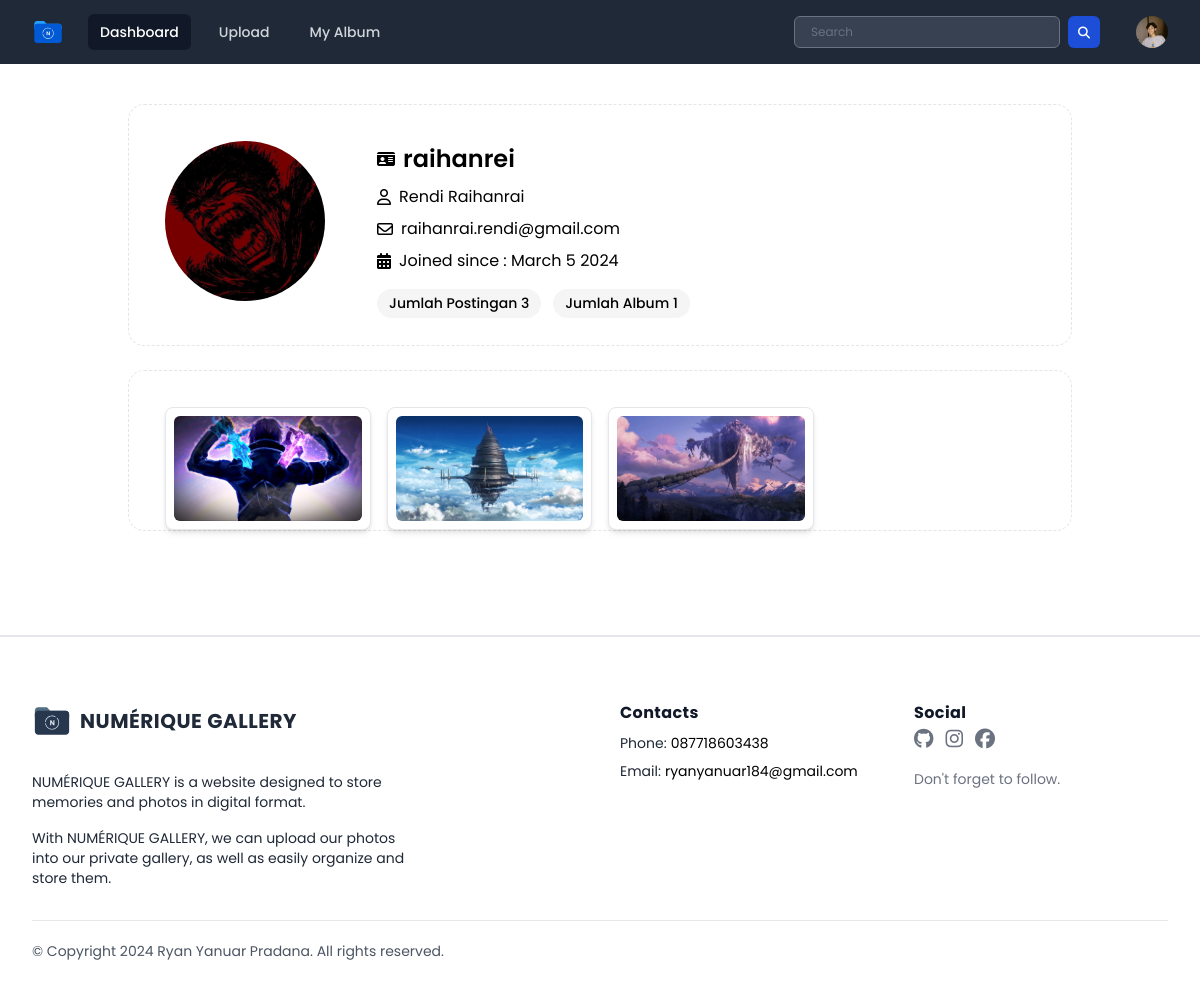
The page /public/page/user/profileUser/profile_others.php?username=raihanrei (signed in) on the database its author committed.
### tables this page shows
CREATE TABLE `users` (
  `userID` int(11) NOT NULL,
  `name` varchar(255) DEFAULT NULL,
  `username` varchar(50) NOT NULL,
  `password` varchar(255) NOT NULL,
  `email` varchar(100) NOT NULL,
  `access_level` varchar(50) DEFAULT 'user',
  `last_login` datetime DEFAULT NULL,
  `createdAt` timestamp NOT NULL DEFAULT current_timestamp(),
  `profile_photo` varchar(255) DEFAULT 'default_profile.svg'
);

CREATE TABLE `photos` (
  `photoID` int(11) NOT NULL,
  `userID` int(11) NOT NULL,
  `albumID` int(11) DEFAULT 0,
  `title` varchar(100) DEFAULT NULL,
  `description` text DEFAULT NULL,
  `image_path` varchar(255) DEFAULT NULL,
  `createdAt` timestamp NOT NULL DEFAULT current_timestamp() ON UPDATE current_timestamp(),
  `category` varchar(255) NOT NULL,
  `acces_level` varchar(255) NOT NULL
);

### public/page/user/profileUser/profile_others.php (the view, shortened to what this page needs)
<?php
include "../../../../database/koneksi.php";
$username_others = $_GET["username"];
$username = $_SESSION['username'];
$query = "SELECT * FROM users WHERE username = '$username'";
$result = mysqli_query($conn, $query);
if ($result && mysqli_num_rows($result) > 0) {
    $user = mysqli_fetch_assoc($result);
    $profile_photo = $user['profile_photo'];
}
$query_other_users = "SELECT * FROM users WHERE username = '$username_others'";
$result_other_users = mysqli_query($conn, $query_other_users);
if ($result_other_users && mysqli_num_rows($result_other_users) > 0) {
    $row = mysqli_fetch_assoc($result_other_users);
    $userID_others = $row['userID'];
    $query_postingan = "SELECT COUNT(*) AS jumlah_postingan FROM photos WHERE userID = '{$row['userID']}'";
    $result_postingan = mysqli_query($conn, $query_postingan);
    $jumlah_postingan = 0;
    if ($result_postingan && mysqli_num_rows($result_postingan) > 0) {
        $row_postingan = mysqli_fetch_assoc($result_postingan);
        $jumlah_postingan = $row_postingan['jumlah_postingan'];
    } else {
        echo "Error: " . mysqli_error($conn);
    }
    $query_album = "SELECT COUNT(*) AS jumlah_album FROM albums WHERE userID = '{$row['userID']}'";
    $result_album = mysqli_query($conn, $query_album);
    $jumlah_album = 0;
    if ($result_album && mysqli_num_rows($result_album) > 0) {
        $row_album = mysqli_fetch_assoc($result_album);
        $jumlah_album = $row_album['jumlah_album'];
    } else {
        echo "Error: " . mysqli_error($conn);
    }
} else {
    echo "Error: " . mysqli_error($conn);
}
?>
<!DOCTYPE html>
<html lang="en">
<head>
    <link rel="stylesheet" href="../../../css/output.css">
    <link rel="stylesheet" href="../../../css/style.css">
    <link rel="stylesheet" href="../../../css/all.min.css">
    <link rel="stylesheet" href="../../../css/fontawesome.min.css">
</head>
<body class="h-screen font-poppins">
    <div x-data="{ open: false, profileMenuOpen: false }">
        <nav class="bg-gray-800">
            <div class="mx-auto max-w-7xl px-2 sm:px-6 lg:px-8">
                <div class="relative flex h-16 items-center justify-between">
                    <div class="flex flex-1 items-center justify-center sm:items-stretch sm:justify-start">
                        <div class="flex flex-shrink-0 items-center">
                            <img class="h-8 w-auto" src="../../../assets/logo/logo-secondary.svg" alt="Numérique Gallery">
                        </div>
                        <div class="hidden sm:ml-6 sm:block">
                            <div class="flex space-x-4">
                                <a href="../dashboard.php" class="bg-gray-900 text-white rounded-md px-3 py-2 text-sm font-medium" aria-current="page">Dashboard</a>
                                <a href="../uploads.php" class="text-gray-300 hover:bg-gray-700 hover:text-white rounded-md px-3 py-2 text-sm font-medium">Upload</a>
                                <a href="../album.php" class="text-gray-300 hover:bg-gray-700 hover:text-white rounded-md px-3 py-2 text-sm font-medium">My Album</a>
                            </div>
                        </div>
                    </div>
                    <div class="flex items-center">
                        <form action="../result_search.php" class="flex flex-row gap-2" method="GET">
                            <div class="hidden sm:block">
                                <input type="text" name="search" placeholder="Search" class="bg-gray-700 text-white px-4 py-3 h-8 rounded-md text-xs focus:outline-none focus:shadow-outline">
                            </div>
                            <button type="submit" class="text-white hidden sm:block bg-blue-700 hover:bg-blue-800 focus:ring-4 focus:ring-blue-300 font-medium rounded-md text-sm  h-8 w-8 dark:bg-blue-600 dark:hover:bg-blue-700 focus:outline-none dark:focus:ring-blue-800"><i class="fa-solid fa-magnifying-glass text-xs mx-auto"></i></button>
                        </form>
                        <div class="absolute inset-y-0 right-0 flex items-center pr-2 sm:static sm:inset-auto sm:ml-6 sm:pr-0">
                            <div class="relative ml-3">
                                <div>
                                    <button @click="profileMenuOpen = !profileMenuOpen" type="button" class="relative flex rounded-full bg-gray-800 text-sm focus:outline-none focus:ring-2 focus:ring-white focus:ring-offset-2 focus:ring-offset-gray-800" id="user-menu-button" aria-expanded="false" aria-haspopup="true">
                                        <span class="absolute -inset-1.5"></span>
                                        <img class="h-8 w-8 rounded-full" src="../../../../database/uploads/<?= $profile_photo ?>" alt="<?= $row['username'] ?> profile photo">
                                    </button>
                                </div>
                            </div>
                        </div>
                    </div>
                </div>
            </div>
        </nav>
    </div>
    <div class="container mx-auto p-10">
        <div class="relative flex flex-col w-full min-w-0 mb-6 !important break-words border border-dashed bg-clip-border rounded-2xl border-stone-200 bg-light/30 draggable">
            <div class="px-9 pt-9 flex-auto min-h-[70px] pb-0 bg-transparent">
                <div class="flex flex-wrap mb-6 xl:flex-nowrap">
                    <div class="mb-5 mr-5">
                        <div class="relative inline-block shrink-0 w-48 rounded-2xl">
                            <img class="inline-block shrink-0 rounded-full w-[80px] h-[80px] lg:w-[160px] lg:h-[160px]" src="../../../../database/uploads/<?= $row['profile_photo'] ?>" alt="<?= $row['username'] ?> profile photo" />
                        </div>
                    </div>
                    <div class="grow">
                        <div class="flex flex-wrap items-start justify-between mb-2">
                            <div class="flex flex-col">
                                <div class="flex items-center mb-2">
                                    <i class="fa-solid fa-id-card mr-2"></i>
                                    <p class="text-secondary-inverse hover:text-primary transition-colors duration-200 ease-in-out font-semibold text-[1.5rem] mr-1" href="javascript:void(0)"> <?= $row['username'] ?> </p>
                                </div>
                                <div class="flex flex-wrap pr-2 font-medium">
                                    <p class="flex items-center mb-2 font-normal mr-5 text-secondary-dark hover:text-primary" href="javascript:void(0)">
                                        <i class="fa-regular fa-user mr-2"></i><?= $row['name'] ?>
                                    </p>
                                </div>
                                <div class="flex flex-wrap pr-2 font-medium">
                                    <p class="flex items-center mb-2 font-normal mr-5 text-secondary-dark hover:text-primary" href="javascript:void(0)">
                                        <i class="fa-regular fa-envelope mr-2"></i> <?= $row['email'] ?>
                                    </p>
                                </div>
                                <div>
                                    <p class="flex items-center mb-2 mr-5 text-secondary-dark hover:text-primary" href="javascript:void(0)">
                                        <i class="fa-solid fa-calendar-days mr-2"></i> Joined since : <?= date('F j Y', strtotime($row['createdAt'])); ?>
                                    </p>
                                </div>
                            </div>
                        </div>
                        <div class="relative top-0 right-0">
                            <div class="flex flex-wrap absolute justify-between">
                                <div class="flex flex-wrap items-center">
                                    <button id="photoButton" type="button" href="javascript:void(0)" class="mr-3 mb-2 inline-flex items-center justify-center text-secondary-inverse rounded-full bg-neutral-100 hover:bg-neutral-200 transition-all duration-200 ease-in-out px-3 py-1 text-sm font-medium leading-normal"> Jumlah Postingan
                                        <?= $jumlah_postingan ?>
                                    </button>
                                    <button id="albumButton" type="button" href="javascript:void(0)" class="mr-3 mb-2 inline-flex items-center justify-center text-secondary-inverse rounded-full bg-neutral-100 hover:bg-neutral-200 transition-all duration-200 ease-in-out px-3 py-1 text-sm font-medium leading-normal"> Jumlah Album
                                        <?= $jumlah_album ?>
                                    </button>
                                </div>
                            </div>
                        </div>
                    </div>
                </div>
            </div>
        </div>
        <div class="relative flex flex-col w-full min-w-0 mb-6 !important break-words border border-dashed bg-clip-border rounded-2xl border-stone-200 bg-light/30 draggable">
            <div id="photoContainer" class="px-9 pt-9 pb-0 bg-transparent grid grid-cols-1 sm:grid-cols-2 md:grid-cols-3 lg:grid-cols-4 gap-4 justify-center">
                <?php
                $queryPhotos = "SELECT * FROM photos WHERE userID = $userID_others AND acces_level = 'public'";
                $resultPhotos = mysqli_query($conn, $queryPhotos);
                if ($resultPhotos && mysqli_num_rows($resultPhotos) > 0) :
                    while ($photo = mysqli_fetch_assoc($resultPhotos)) : ?>
                        <div class="relative bg-white border rounded-lg shadow-md dark:bg-gray-800 dark:border-gray-700 transform transition duration-500 hover:scale-105">
                            <div class="p-2 flex justify-center">
                                <a href="../post.php?photoID=<?= $photo['photoID'] ?>" style="display: block; width: 100%; height: 0; padding-bottom: 56.25%; position: relative;">
                                    <img class="rounded-md object-cover w-full h-full absolute inset-0" src="../../../../database/uploads/<?= $photo['image_path'] ?>" alt="<?= $photo['title'] ?>">
                                </a>
                            </div>
                        </div>
                    <?php endwhile; ?>
                <?php else : ?>
                    <p class="text-center w-full">No photo found</p>
                <?php endif; ?>
            </div>
        </div>
    </div>
    <div class="px-4 pt-16 mx-auto sm:max-w-xl md:max-w-full lg:max-w-screen-xl md:px-24 lg:px-8 border-t-2 mt-10">
        <div class="grid gap-10 row-gap-6 mb-8 sm:grid-cols-2 lg:grid-cols-4">
            <div class="sm:col-span-2">
                <a href="..dashboard.php" aria-label="Go home" title="Company" class="inline-flex items-center">
                    <img src="../../../assets/logo/logo-main.svg" class="h-10 w-auto" alt="Numérique Gallery">
                    <span class="ml-2 text-xl font-bold tracking-wide text-gray-800 uppercase">Numérique Gallery</span>
                </a>
                <div class="mt-6 lg:max-w-sm">
                    <p class="text-sm text-gray-800">
                        NUMÉRIQUE GALLERY is a website designed to store memories and photos in digital format.
                    </p>
                    <p class="mt-4 text-sm text-gray-800">
                        With NUMÉRIQUE GALLERY, we can upload our photos into our private gallery, as well as easily organize and store them.
                    </p>
                </div>
            </div>
            <div class="space-y-2 text-sm">
                <p class="text-base font-bold tracking-wide text-gray-900">Contacts</p>
                <div class="flex">
                    <p class="mr-1 text-gray-800">Phone:</p>
                    <span class="transition-colors duration-300 text-deep-purple-accent-400 hover:text-deep-purple-800">087718603438</span>
                </div>
                <div class="flex">
                    <p class="mr-1 text-gray-800">Email:</p>
                    <span class="transition-colors duration-300 text-deep-purple-accent-400 hover:text-deep-purple-800">ryanyanuar184@gmail.com</span>
                </div>
            </div>
            <div>
                <span class="text-base font-bold tracking-wide text-gray-900">Social</span>
                <div class="flex items-center mt-1 space-x-3">
                    <a href="https://github.com/Rynr615" target="_blank" class="text-gray-500 transition-colors duration-300 hover:text-gray-500">
                        <i class="fa-brands fa-github text-xl"></i>
                    </a>
                    <a href="https://www.instagram.com/ryn_ynr/" target="_blank" class="text-gray-500 transition-colors duration-300 hover:hover:text-gray-500">
                        <i class="fa-brands fa-instagram text-xl"></i>
                    </a>
                    <a href="https://www.facebook.com/profile.php?id=100055706964435" target="_blank" class="text-gray-500 transition-colors duration-300 hover:hover:text-gray-500">
                        <i class="fa-brands fa-facebook text-xl"></i>
                    </a>
                </div>
                <p class="mt-4 text-sm text-gray-500">
                    Don't forget to follow.
                </p>
            </div>
        </div>
        <div class="flex flex-col-reverse justify-between pt-5 pb-10 border-t lg:flex-row">
            <p class="text-sm text-gray-600">
                © Copyright 2024 Ryan Yanuar Pradana. All rights reserved.
            </p>
        </div>
    </div>
</body>
</html>

### public/css/style.css (style rules this page uses)
* { font-family : 'Poppins', sans-serif; }

### rows shown on the page
users: profile_photo (picture)
users: profile_photo (picture), username "raihanrei", name "Rendi Raihanrai", email "raihanrai.rendi@gmail.com", createdAt "March 5 2024"
photos: image_path (picture)
photos: image_path (picture)
photos: image_path (picture)

### other values the page prints
$jumlah_postingan "3"
$jumlah_album "1"
